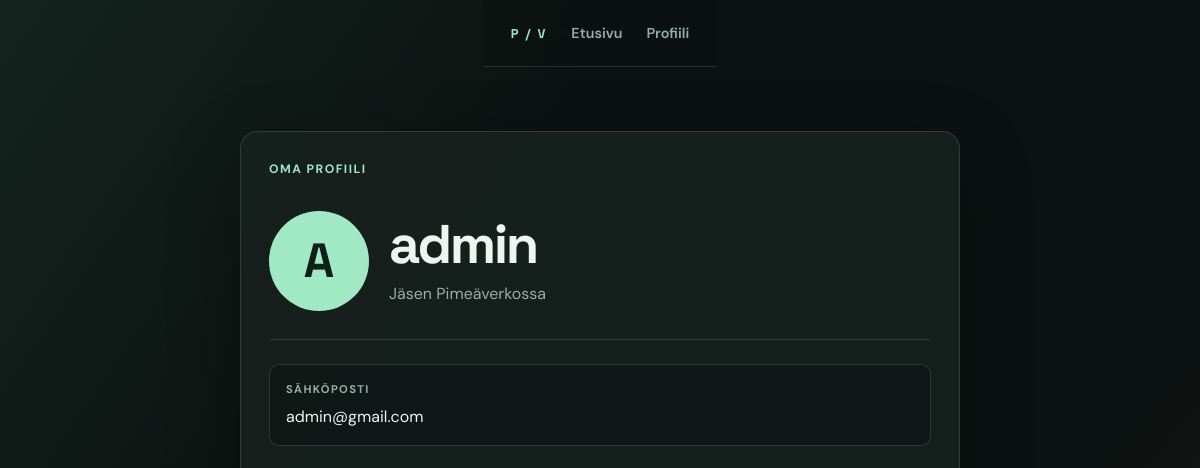
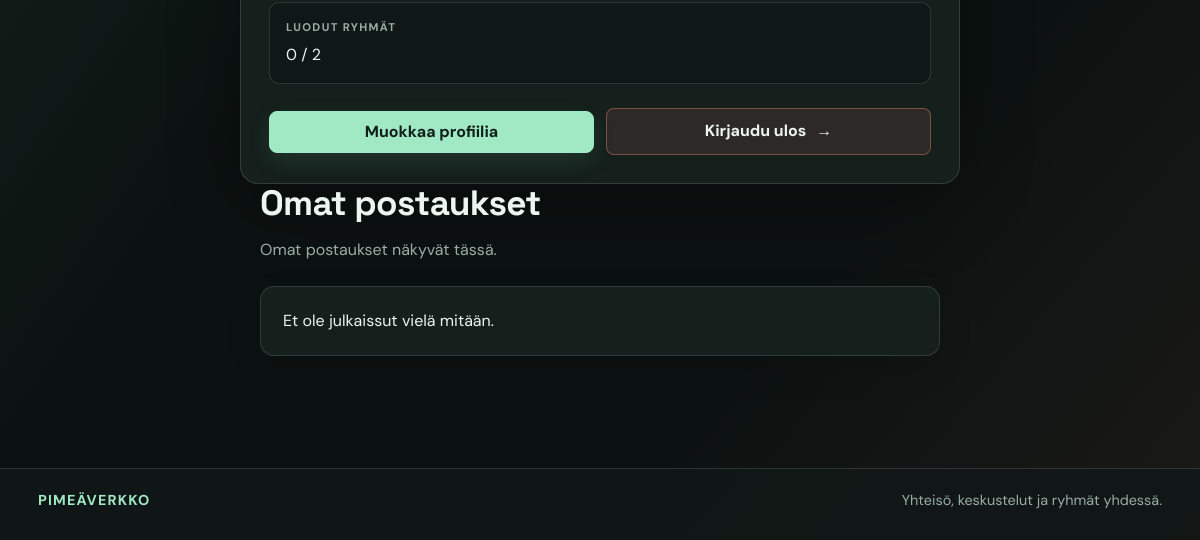
Page /profile.php (signed in) on the earlier database version (2 pictures, top to bottom).
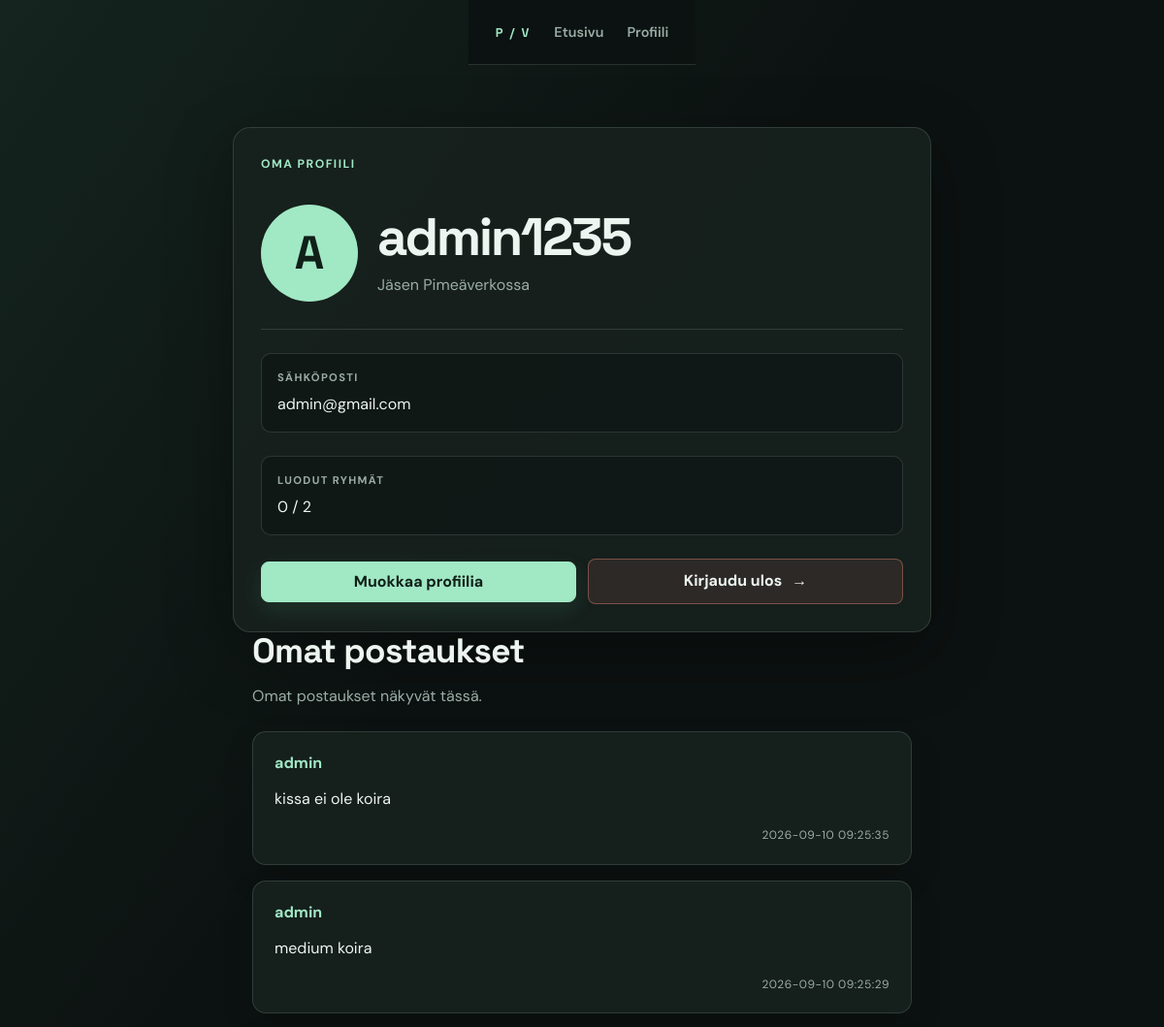
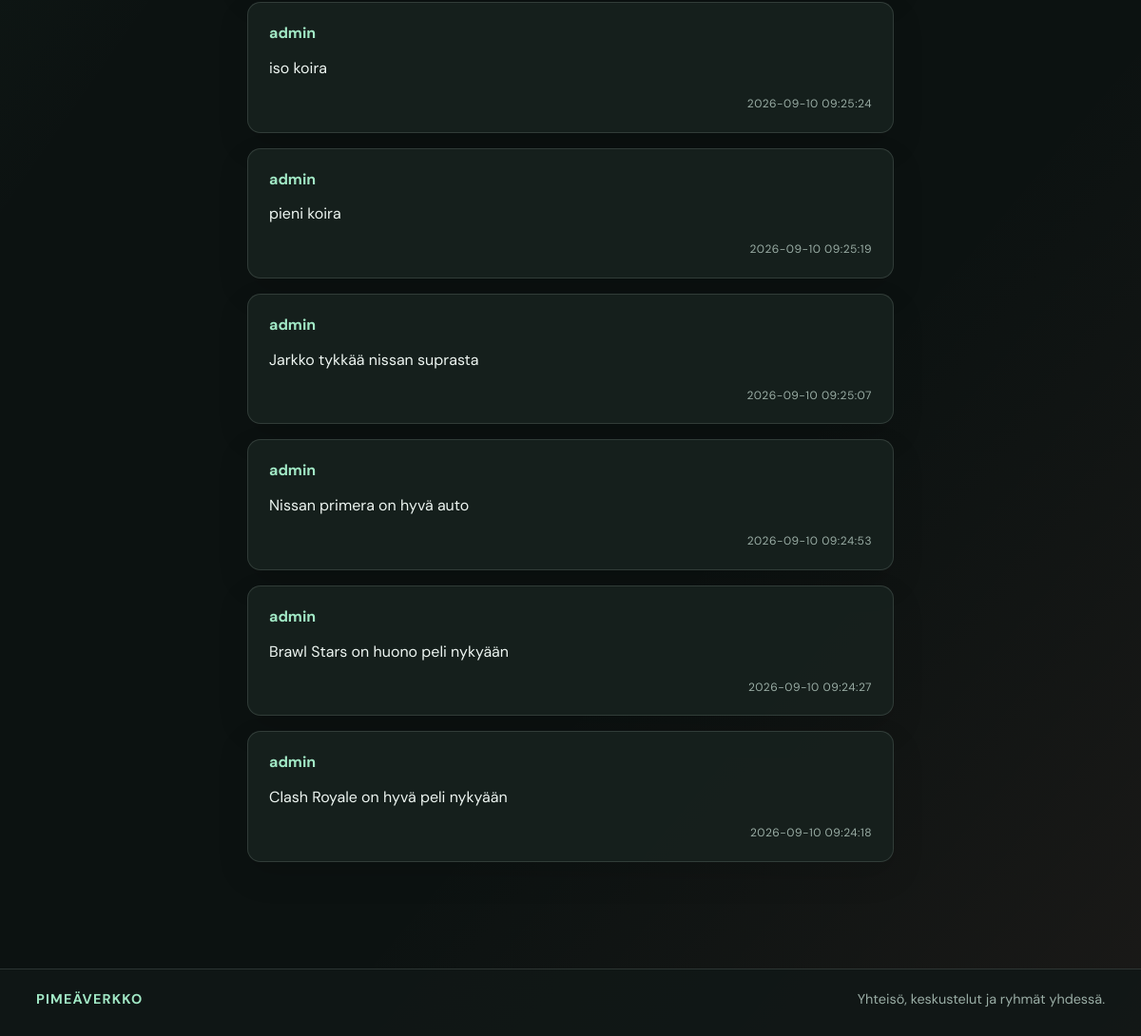
Same page on the later database version (2 pictures, top to bottom).
### tables this page shows
CREATE TABLE IF NOT EXISTS `user` (
  `id` int NOT NULL AUTO_INCREMENT,
  `name` varchar(128) NOT NULL,
  `email` varchar(128) NOT NULL,
  `password_hash` varchar(128) NOT NULL,
  `groups_created` int NOT NULL DEFAULT 0,
  `max_groups` int NOT NULL DEFAULT 2,
  PRIMARY KEY (`id`),
  UNIQUE KEY `email` (`email`)
);

CREATE TABLE IF NOT EXISTS `posts` (
  `id` int NOT NULL AUTO_INCREMENT,
  `group_id` int NOT NULL,
  `user_id` int NOT NULL,
  `author` varchar(50) NOT NULL,
  `content` text NOT NULL,
  `created_at` timestamp NOT NULL DEFAULT CURRENT_TIMESTAMP,
  PRIMARY KEY (`id`),
  KEY `POST_FK_user_id` (`user_id`),
  KEY `POST_FK_group_id` (`group_id`)
);

### profile.php (the view, shortened to what this page needs)
<?php
require __DIR__ . "/include/session.php";
$user_id = (int) ($_SESSION['user_id'] ?? 0);
$result = mysqli_query($conn, "SELECT id, name, email, max_groups, groups_created FROM `user` WHERE id = $user_id");
$user = mysqli_fetch_assoc($result);
$group_count = (int) $user['groups_created'];
$max_groups = (int) $user['max_groups'];
$post_result = mysqli_query($conn, "SELECT id, author, content, created_at FROM `posts` WHERE user_id = $user_id ORDER BY created_at DESC");
?>
<!DOCTYPE html>
<html lang="fi">
<head>
    <link rel="stylesheet" href="style.css">
</head>
<body class="profile-page-body">
    <?php
    include 'include/nav.php';
    ?>
    <main class="profile-page">
        <section class="profile-card" aria-labelledby="profile-title">
            <div class="profile-card__topline">
                <span class="profile-kicker">Oma profiili</span>
            </div>
            <div class="profile-card__identity">
                <span class="account-avatar-big" aria-hidden="true">
                    <?= htmlspecialchars(strtoupper(substr($user["name"], 0, 1))) ?>
                </span>
                <div>
                    <h1 id="profile-title"><?= htmlspecialchars($user["name"], ENT_QUOTES, 'UTF-8') ?></h1>
                    <p>Jäsen Pimeäverkossa</p>
                </div>
            </div>
            <div class="profile-detail">
                <span class="profile-detail__label">Sähköposti</span>
                <span class="profile-detail__value"><?= htmlspecialchars($user["email"], ENT_QUOTES, 'UTF-8') ?></span>
            </div>
            <div class="profile-detail">
                <span class="profile-detail__label">Luodut ryhmät</span>
                <span class="profile-detail__value"><?= $group_count ?> / <?= $max_groups ?></span>
            </div>
            <div class="profile-actions">
                <a class="action-button" href="edit_profile.php?id=<?php echo (int) $user['id']; ?>">
                    Muokkaa profiilia
                </a>
                <a class="logout-button" href="logout.php">
                    Kirjaudu ulos <span aria-hidden="true">&#8594;</span>
                </a>
            </div>
        </section>
        <section class="profile-posts">
            <h2>Omat postaukset</h2>
            <p>Omat postaukset näkyvät tässä.</p>
            <?php if (mysqli_num_rows($post_result) === 0) { ?>
                <article class="profile-post">
                    <p>Et ole julkaissut vielä mitään.</p>
                </article>
            <?php } ?>
            <?php while ($post = mysqli_fetch_assoc($post_result)) { ?>
                <article class="profile-post">
                    <strong class="profile-author">
                        <?php echo htmlspecialchars($post['author'], ENT_QUOTES, 'UTF-8'); ?>
                    </strong>
                    <p><?php echo htmlspecialchars($post['content'], ENT_QUOTES, 'UTF-8'); ?></p>
                    <div class="profile-post-meta">
                        <time><?php echo htmlspecialchars($post['created_at'], ENT_QUOTES, 'UTF-8'); ?></time>
                    </div>
                </article>
            <?php } ?>
        </section>
    </main>
    <?php include 'include/footer.php'; ?>
</body>
</html>

### include/nav.php
<nav>
    <a href="index.php">Etusivu</a>
    <a href="profile.php">Profiili</a>
</nav>

### include/footer.php
<footer class="site-footer">
    <div class="site-footer__inner">
        <p class="site-footer__brand">Pimeäverkko</p>
        <p class="site-footer__text">Yhteisö, keskustelut ja ryhmät yhdessä.</p>
    </div>
</footer>

Differences in the rows shown:
changed user "admin@gmail.com": name "admin" → "admin1235"
added posts: author "admin", content "kissa ei ole koira", created_at "2026-09-10 09:25:35"
added posts: author "admin", content "medium koira", created_at "2026-09-10 09:25:29"
added posts: author "admin", content "iso koira", created_at "2026-09-10 09:25:24"
added posts: author "admin", content "pieni koira", created_at "2026-09-10 09:25:19"
added posts: author "admin", content "Jarkko tykkää nissan suprasta", created_at "2026-09-10 09:25:07"
added posts: author "admin", content "Nissan primera on hyvä auto", created_at "2026-09-10 09:24:53"
added posts: author "admin", content "Brawl Stars on huono peli nykyään", created_at "2026-09-10 09:24:27"
added posts: author "admin", content "Clash Royale on hyvä peli nykyään", created_at "2026-09-10 09:24:18"
Other differences:
text no longer shown: "Et ole julkaissut vielä mitään."
